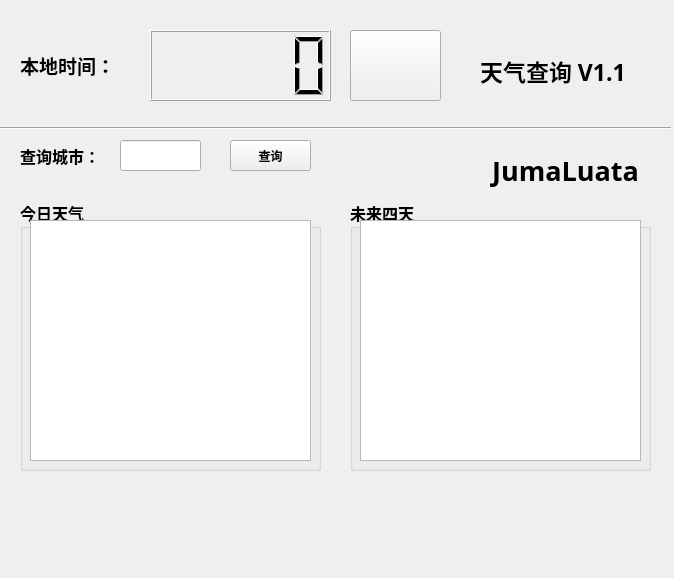
<?xml version="1.0" encoding="UTF-8"?>
<ui version="4.0">
 <class>MainWindow</class>
 <widget class="QMainWindow" name="MainWindow">
  <property name="geometry">
   <rect>
    <x>0</x>
    <y>0</y>
    <width>674</width>
    <height>578</height>
   </rect>
  </property>
  <property name="windowTitle">
   <string>MainWindow</string>
  </property>
  <property name="windowIcon">
   <iconset resource="images.qrc">
    <normaloff>:/images/sina_weibo.png</normaloff>:/images/sina_weibo.png</iconset>
  </property>
  <property name="styleSheet">
   <string notr="true"/>
  </property>
  <widget class="QWidget" name="centralwidget">
   <widget class="QLabel" name="label">
    <property name="geometry">
     <rect>
      <x>20</x>
      <y>50</y>
      <width>101</width>
      <height>31</height>
     </rect>
    </property>
    <property name="font">
     <font>
      <family>仿宋</family>
      <pointsize>14</pointsize>
      <weight>75</weight>
      <bold>true</bold>
     </font>
    </property>
    <property name="text">
     <string>本地时间：</string>
    </property>
   </widget>
   <widget class="QLabel" name="label_2">
    <property name="geometry">
     <rect>
      <x>20</x>
      <y>140</y>
      <width>81</width>
      <height>31</height>
     </rect>
    </property>
    <property name="font">
     <font>
      <family>仿宋</family>
      <pointsize>12</pointsize>
      <weight>75</weight>
      <bold>true</bold>
     </font>
    </property>
    <property name="text">
     <string>查询城市：</string>
    </property>
   </widget>
   <widget class="QLineEdit" name="lineEdit">
    <property name="geometry">
     <rect>
      <x>120</x>
      <y>140</y>
      <width>81</width>
      <height>31</height>
     </rect>
    </property>
   </widget>
   <widget class="QLCDNumber" name="lcdNumber">
    <property name="geometry">
     <rect>
      <x>150</x>
      <y>30</y>
      <width>181</width>
      <height>71</height>
     </rect>
    </property>
    <property name="font">
     <font>
      <weight>75</weight>
      <bold>true</bold>
     </font>
    </property>
   </widget>
   <widget class="QPushButton" name="pushButton_2">
    <property name="geometry">
     <rect>
      <x>350</x>
      <y>30</y>
      <width>91</width>
      <height>71</height>
     </rect>
    </property>
    <property name="styleSheet">
     <string notr="true">border-image: url(:/images/Weather_cloud_sun_rain.png);</string>
    </property>
    <property name="text">
     <string/>
    </property>
   </widget>
   <widget class="Line" name="line">
    <property name="geometry">
     <rect>
      <x>0</x>
      <y>120</y>
      <width>671</width>
      <height>16</height>
     </rect>
    </property>
    <property name="orientation">
     <enum>Qt::Horizontal</enum>
    </property>
   </widget>
   <widget class="QLabel" name="label_3">
    <property name="geometry">
     <rect>
      <x>480</x>
      <y>40</y>
      <width>161</width>
      <height>61</height>
     </rect>
    </property>
    <property name="font">
     <font>
      <family>华文彩云</family>
      <pointsize>17</pointsize>
      <weight>75</weight>
      <italic>false</italic>
      <bold>true</bold>
      <underline>false</underline>
      <kerning>true</kerning>
     </font>
    </property>
    <property name="mouseTracking">
     <bool>false</bool>
    </property>
    <property name="text">
     <string>天气查询 V1.1</string>
    </property>
   </widget>
   <widget class="QPushButton" name="pushButton">
    <property name="geometry">
     <rect>
      <x>230</x>
      <y>140</y>
      <width>81</width>
      <height>31</height>
     </rect>
    </property>
    <property name="font">
     <font>
      <weight>75</weight>
      <bold>true</bold>
     </font>
    </property>
    <property name="text">
     <string>查询</string>
    </property>
    <property name="shortcut">
     <string>Return</string>
    </property>
    <property name="flat">
     <bool>false</bool>
    </property>
   </widget>
   <widget class="QPushButton" name="pushButton_3">
    <property name="geometry">
     <rect>
      <x>30</x>
      <y>480</y>
      <width>81</width>
      <height>71</height>
     </rect>
    </property>
    <property name="styleSheet">
     <string notr="true">border-image: url(:/images/00001.png);</string>
    </property>
    <property name="text">
     <string/>
    </property>
    <property name="flat">
     <bool>true</bool>
    </property>
   </widget>
   <widget class="QGroupBox" name="groupBox">
    <property name="geometry">
     <rect>
      <x>20</x>
      <y>200</y>
      <width>301</width>
      <height>271</height>
     </rect>
    </property>
    <property name="font">
     <font>
      <family>仿宋</family>
      <pointsize>12</pointsize>
      <weight>75</weight>
      <italic>false</italic>
      <bold>true</bold>
     </font>
    </property>
    <property name="title">
     <string>今日天气</string>
    </property>
    <widget class="QTextEdit" name="textEdit">
     <property name="geometry">
      <rect>
       <x>10</x>
       <y>20</y>
       <width>281</width>
       <height>241</height>
      </rect>
     </property>
     <property name="font">
      <font>
       <pointsize>12</pointsize>
       <weight>75</weight>
       <bold>true</bold>
      </font>
     </property>
    </widget>
   </widget>
   <widget class="QGroupBox" name="groupBox_2">
    <property name="geometry">
     <rect>
      <x>350</x>
      <y>200</y>
      <width>301</width>
      <height>271</height>
     </rect>
    </property>
    <property name="font">
     <font>
      <family>仿宋</family>
      <pointsize>12</pointsize>
      <weight>75</weight>
      <italic>false</italic>
      <bold>true</bold>
     </font>
    </property>
    <property name="title">
     <string>未来四天</string>
    </property>
    <widget class="QTextEdit" name="textEdit_2">
     <property name="geometry">
      <rect>
       <x>10</x>
       <y>20</y>
       <width>281</width>
       <height>241</height>
      </rect>
     </property>
     <property name="font">
      <font>
       <pointsize>12</pointsize>
       <weight>75</weight>
       <bold>true</bold>
      </font>
     </property>
    </widget>
   </widget>
   <widget class="QPushButton" name="pushButton_4">
    <property name="geometry">
     <rect>
      <x>130</x>
      <y>480</y>
      <width>81</width>
      <height>71</height>
     </rect>
    </property>
    <property name="styleSheet">
     <string notr="true">border-image: url(:/images/00002.png);</string>
    </property>
    <property name="text">
     <string/>
    </property>
    <property name="flat">
     <bool>true</bool>
    </property>
   </widget>
   <widget class="QPushButton" name="pushButton_5">
    <property name="geometry">
     <rect>
      <x>230</x>
      <y>480</y>
      <width>81</width>
      <height>71</height>
     </rect>
    </property>
    <property name="styleSheet">
     <string notr="true">border-image: url(:/images/00006.png);</string>
    </property>
    <property name="text">
     <string/>
    </property>
    <property name="flat">
     <bool>true</bool>
    </property>
   </widget>
   <widget class="QPushButton" name="pushButton_6">
    <property name="geometry">
     <rect>
      <x>370</x>
      <y>480</y>
      <width>81</width>
      <height>71</height>
     </rect>
    </property>
    <property name="styleSheet">
     <string notr="true">border-image: url(:/images/00026.png);</string>
    </property>
    <property name="text">
     <string/>
    </property>
    <property name="flat">
     <bool>true</bool>
    </property>
   </widget>
   <widget class="QPushButton" name="pushButton_7">
    <property name="geometry">
     <rect>
      <x>470</x>
      <y>480</y>
      <width>81</width>
      <height>71</height>
     </rect>
    </property>
    <property name="styleSheet">
     <string notr="true">border-image: url(:/images/00012.png);</string>
    </property>
    <property name="text">
     <string/>
    </property>
    <property name="flat">
     <bool>true</bool>
    </property>
   </widget>
   <widget class="QPushButton" name="pushButton_8">
    <property name="geometry">
     <rect>
      <x>570</x>
      <y>480</y>
      <width>71</width>
      <height>71</height>
     </rect>
    </property>
    <property name="styleSheet">
     <string notr="true">border-image: url(:/images/00046.png);</string>
    </property>
    <property name="text">
     <string/>
    </property>
    <property name="flat">
     <bool>true</bool>
    </property>
   </widget>
   <widget class="QPushButton" name="pushButton_exit">
    <property name="geometry">
     <rect>
      <x>490</x>
      <y>150</y>
      <width>151</width>
      <height>41</height>
     </rect>
    </property>
    <property name="palette">
     <palette>
      <active>
       <colorrole role="WindowText">
        <brush brushstyle="SolidPattern">
         <color alpha="255">
          <red>85</red>
          <green>255</green>
          <blue>255</blue>
         </color>
        </brush>
       </colorrole>
       <colorrole role="Text">
        <brush brushstyle="SolidPattern">
         <color alpha="255">
          <red>85</red>
          <green>255</green>
          <blue>255</blue>
         </color>
        </brush>
       </colorrole>
       <colorrole role="ButtonText">
        <brush brushstyle="SolidPattern">
         <color alpha="255">
          <red>0</red>
          <green>0</green>
          <blue>0</blue>
         </color>
        </brush>
       </colorrole>
      </active>
      <inactive>
       <colorrole role="WindowText">
        <brush brushstyle="SolidPattern">
         <color alpha="255">
          <red>85</red>
          <green>255</green>
          <blue>255</blue>
         </color>
        </brush>
       </colorrole>
       <colorrole role="Text">
        <brush brushstyle="SolidPattern">
         <color alpha="255">
          <red>85</red>
          <green>255</green>
          <blue>255</blue>
         </color>
        </brush>
       </colorrole>
       <colorrole role="ButtonText">
        <brush brushstyle="SolidPattern">
         <color alpha="255">
          <red>0</red>
          <green>0</green>
          <blue>0</blue>
         </color>
        </brush>
       </colorrole>
      </inactive>
      <disabled>
       <colorrole role="WindowText">
        <brush brushstyle="SolidPattern">
         <color alpha="255">
          <red>120</red>
          <green>120</green>
          <blue>120</blue>
         </color>
        </brush>
       </colorrole>
       <colorrole role="Text">
        <brush brushstyle="SolidPattern">
         <color alpha="255">
          <red>120</red>
          <green>120</green>
          <blue>120</blue>
         </color>
        </brush>
       </colorrole>
       <colorrole role="ButtonText">
        <brush brushstyle="SolidPattern">
         <color alpha="255">
          <red>120</red>
          <green>120</green>
          <blue>120</blue>
         </color>
        </brush>
       </colorrole>
      </disabled>
     </palette>
    </property>
    <property name="font">
     <font>
      <family>华文彩云</family>
      <pointsize>20</pointsize>
      <weight>75</weight>
      <italic>false</italic>
      <bold>true</bold>
     </font>
    </property>
    <property name="text">
     <string>JumaLuata</string>
    </property>
    <property name="flat">
     <bool>true</bool>
    </property>
   </widget>
  </widget>
  <widget class="QMenuBar" name="menubar">
   <property name="geometry">
    <rect>
     <x>0</x>
     <y>0</y>
     <width>674</width>
     <height>23</height>
    </rect>
   </property>
  </widget>
  <action name="action2">
   <property name="text">
    <string>查询</string>
   </property>
   <property name="toolTip">
    <string>查询</string>
   </property>
   <property name="shortcut">
    <string>Return</string>
   </property>
  </action>
 </widget>
 <resources>
  <include location="images.qrc"/>
 </resources>
 <connections>
  <connection>
   <sender>pushButton_exit</sender>
   <signal>clicked()</signal>
   <receiver>MainWindow</receiver>
   <slot>close()</slot>
   <hints>
    <hint type="sourcelabel">
     <x>530</x>
     <y>198</y>
    </hint>
    <hint type="destinationlabel">
     <x>424</x>
     <y>180</y>
    </hint>
   </hints>
  </connection>
 </connections>
</ui>
